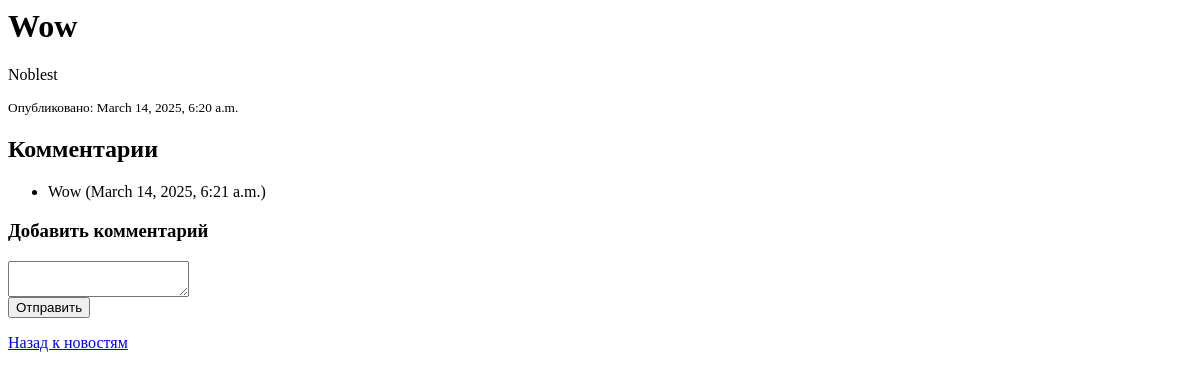
/news/1/, run on an earlier commit of the app's database.
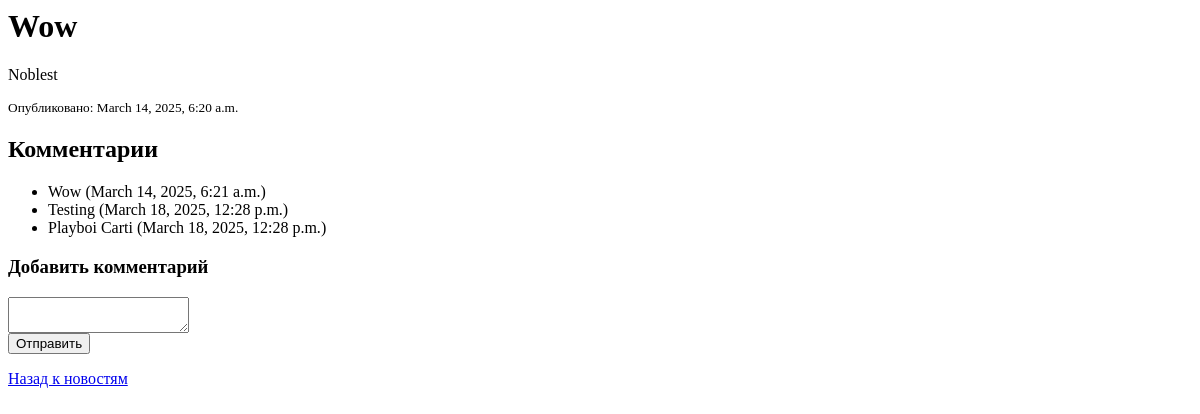
And on a later commit of the database.
### news/models.py (models this page shows, shortened)
class News(models.Model):
    title = models.CharField(max_length=100)
    content = models.TextField()
    created_at = models.DateTimeField(auto_now_add=True)

class Comment(models.Model):
    news = models.ForeignKey(News, on_delete=models.CASCADE, related_name="comments")
    content = models.TextField()
    created_at = models.DateTimeField(auto_now_add=True)

### news/views.py (the view)
# urls.py: path('<int:news_id>/', news_detail, name='news_detail'),
def news_detail(request, news_id):
    news = get_object_or_404(News, id=news_id)
    comments = news.comments.all()
    if request.method == "POST":
        content = request.POST.get('content')
        Comment.objects.create(news=news, content=content)
        return redirect('news_detail', news_id=news.id)
    return render(request, 'news/news_detail.html', {'news': news, 'comments': comments})

### news/templates/news/news_detail.html (shortened to what this page needs)
<h1>{{ news.title }}</h1>
<p>{{ news.content }}</p>
<p><small>Опубликовано: {{ news.created_at }}</small></p>
<h2>Комментарии</h2>
<ul>
    {% for comment in comments %}
        <li>{{ comment.content }} ({{ comment.created_at }})</li>
    {% empty %}
        <li>Пока нет комментариев.</li>
    {% endfor %}
</ul>
<h3>Добавить комментарий</h3>
<form method="post">
    <textarea name="content" required></textarea>
    <br>
    <button type="submit">Отправить</button>
</form>
<a href="{% url 'news_list' %}">Назад к новостям</a>

What changed in the data, as far as the page shows it:
added Comment: content "Testing", created_at "March 18, 2025, 12:28 p.m."
added Comment: content "Playboi Carti", created_at "March 18, 2025, 12:28 p.m."
